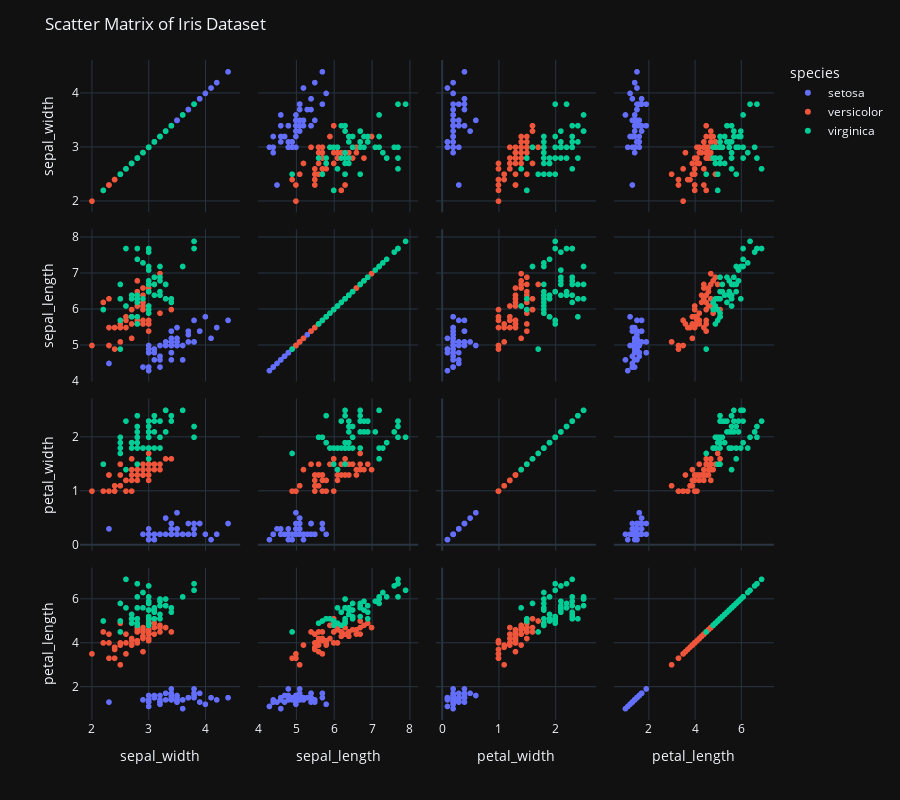

Notebook source saved alongside this figure:
### Code cell
fig=px.scatter_matrix(iris,dimensions=['sepal_width','sepal_length','petal_width','petal_length'],
                                   color='species',
                                   height=800,width=900, template='plotly_dark')
fig.update_layout(
    title='Scatter Matrix of Iris Dataset',
    dragmode='select',
    hovermode='closest'
)
fig.show()

### Figure 1 — Plotly figure (JSON) as saved in the notebook; plotly's stock layout.template omitted (floating-point values rounded to 4 significant figures)
{"data": [{"dimensions": [{"axis": {"matches": true}, "label": "sepal_width", "values": [3.5, 3, 3.2, 3.1, 3.6, 3.9, 3.4, 3.4, 2.9, 3.1, 3.7, 3.4, 3, 3, 4, 4.4, 3.9, 3.5, 3.8, 3.8, 3.4, 3.7, 3.6, 3.3, 3.4, 3, 3.4, 3.5, 3.4, 3.2, 3.1, 3.4, 4.1, 4.2, 3.1, 3.2, 3.5, 3.1, 3, 3.4, 3.5, 2.3, 3.2, 3.5, 3.8, 3, 3.8, 3.2, 3.7, 3.3]}, {"axis": {"matches": true}, "label": "sepal_length", "values": [5.1, 4.9, 4.7, 4.6, 5, 5.4, 4.6, 5, 4.4, 4.9, 5.4, 4.8, 4.8, 4.3, 5.8, 5.7, 5.4, 5.1, 5.7, 5.1, 5.4, 5.1, 4.6, 5.1, 4.8, 5, 5, 5.2, 5.2, 4.7, 4.8, 5.4, 5.2, 5.5, 4.9, 5, 5.5, 4.9, 4.4, 5.1, 5, 4.5, 4.4, 5, 5.1, 4.8, 5.1, 4.6, 5.3, 5]}, {"axis": {"matches": true}, "label": "petal_width", "values": [0.2, 0.2, 0.2, 0.2, 0.2, 0.4, 0.3, 0.2, 0.2, 0.1, 0.2, 0.2, 0.1, 0.1, 0.2, 0.4, 0.4, 0.3, 0.3, 0.3, 0.2, 0.4, 0.2, 0.5, 0.2, 0.2, 0.4, 0.2, 0.2, 0.2, 0.2, 0.4, 0.1, 0.2, 0.1, 0.2, 0.2, 0.1, 0.2, 0.2, 0.3, 0.3, 0.2, 0.6, 0.4, 0.3, 0.2, 0.2, 0.2, 0.2]}, {"axis": {"matches": true}, "label": "petal_length", "values": [1.4, 1.4, 1.3, 1.5, 1.4, 1.7, 1.4, 1.5, 1.4, 1.5, 1.5, 1.6, 1.4, 1.1, 1.2, 1.5, 1.3, 1.4, 1.7, 1.5, 1.7, 1.5, 1, 1.7, 1.9, 1.6, 1.6, 1.5, 1.4, 1.6, 1.6, 1.5, 1.5, 1.4, 1.5, 1.2, 1.3, 1.5, 1.3, 1.5, 1.3, 1.3, 1.3, 1.6, 1.9, 1.4, 1.6, 1.4, 1.5, 1.4]}], "hovertemplate": "species=setosa<br>%{xaxis.title.text}=%{x}<br>%{yaxis.title.text}=%{y}<extra></extra>", "legendgroup": "setosa", "marker": {"color": "#636efa", "symbol": "circle"}, "name": "setosa", "showlegend": true, "type": "splom"}, {"dimensions": [{"axis": {"matches": true}, "label": "sepal_width", "values": [3.2, 3.2, 3.1, 2.3, 2.8, 2.8, 3.3, 2.4, 2.9, 2.7, 2, 3, 2.2, 2.9, 2.9, 3.1, 3, 2.7, 2.2, 2.5, 3.2, 2.8, 2.5, 2.8, 2.9, 3, 2.8, 3, 2.9, 2.6, 2.4, 2.4, 2.7, 2.7, 3, 3.4, 3.1, 2.3, 3, 2.5, 2.6, 3, 2.6, 2.3, 2.7, 3, 2.9, 2.9, 2.5, 2.8]}, {"axis": {"matches": true}, "label": "sepal_length", "values": [7, 6.4, 6.9, 5.5, 6.5, 5.7, 6.3, 4.9, 6.6, 5.2, 5, 5.9, 6, 6.1, 5.6, 6.7, 5.6, 5.8, 6.2, 5.6, 5.9, 6.1, 6.3, 6.1, 6.4, 6.6, 6.8, 6.7, 6, 5.7, 5.5, 5.5, 5.8, 6, 5.4, 6, 6.7, 6.3, 5.6, 5.5, 5.5, 6.1, 5.8, 5, 5.6, 5.7, 5.7, 6.2, 5.1, 5.7]}, {"axis": {"matches": true}, "label": "petal_width", "values": [1.4, 1.5, 1.5, 1.3, 1.5, 1.3, 1.6, 1, 1.3, 1.4, 1, 1.5, 1, 1.4, 1.3, 1.4, 1.5, 1, 1.5, 1.1, 1.8, 1.3, 1.5, 1.2, 1.3, 1.4, 1.4, 1.7, 1.5, 1, 1.1, 1, 1.2, 1.6, 1.5, 1.6, 1.5, 1.3, 1.3, 1.3, 1.2, 1.4, 1.2, 1, 1.3, 1.2, 1.3, 1.3, 1.1, 1.3]}, {"axis": {"matches": true}, "label": "petal_length", "values": [4.7, 4.5, 4.9, 4, 4.6, 4.5, 4.7, 3.3, 4.6, 3.9, 3.5, 4.2, 4, 4.7, 3.6, 4.4, 4.5, 4.1, 4.5, 3.9, 4.8, 4, 4.9, 4.7, 4.3, 4.4, 4.8, 5, 4.5, 3.5, 3.8, 3.7, 3.9, 5.1, 4.5, 4.5, 4.7, 4.4, 4.1, 4, 4.4, 4.6, 4, 3.3, 4.2, 4.2, 4.2, 4.3, 3, 4.1]}], "hovertemplate": "species=versicolor<br>%{xaxis.title.text}=%{x}<br>%{yaxis.title.text}=%{y}<extra></extra>", "legendgroup": "versicolor", "marker": {"color": "#EF553B", "symbol": "circle"}, "name": "versicolor", "showlegend": true, "type": "splom"}, {"dimensions": [{"axis": {"matches": true}, "label": "sepal_width", "values": [3.3, 2.7, 3, 2.9, 3, 3, 2.5, 2.9, 2.5, 3.6, 3.2, 2.7, 3, 2.5, 2.8, 3.2, 3, 3.8, 2.6, 2.2, 3.2, 2.8, 2.8, 2.7, 3.3, 3.2, 2.8, 3, 2.8, 3, 2.8, 3.8, 2.8, 2.8, 2.6, 3, 3.4, 3.1, 3, 3.1, 3.1, 3.1, 2.7, 3.2, 3.3, 3, 2.5, 3, 3.4, 3]}, {"axis": {"matches": true}, "label": "sepal_length", "values": [6.3, 5.8, 7.1, 6.3, 6.5, 7.6, 4.9, 7.3, 6.7, 7.2, 6.5, 6.4, 6.8, 5.7, 5.8, 6.4, 6.5, 7.7, 7.7, 6, 6.9, 5.6, 7.7, 6.3, 6.7, 7.2, 6.2, 6.1, 6.4, 7.2, 7.4, 7.9, 6.4, 6.3, 6.1, 7.7, 6.3, 6.4, 6, 6.9, 6.7, 6.9, 5.8, 6.8, 6.7, 6.7, 6.3, 6.5, 6.2, 5.9]}, {"axis": {"matches": true}, "label": "petal_width", "values": [2.5, 1.9, 2.1, 1.8, 2.2, 2.1, 1.7, 1.8, 1.8, 2.5, 2, 1.9, 2.1, 2, 2.4, 2.3, 1.8, 2.2, 2.3, 1.5, 2.3, 2, 2, 1.8, 2.1, 1.8, 1.8, 1.8, 2.1, 1.6, 1.9, 2, 2.2, 1.5, 1.4, 2.3, 2.4, 1.8, 1.8, 2.1, 2.4, 2.3, 1.9, 2.3, 2.5, 2.3, 1.9, 2, 2.3, 1.8]}, {"axis": {"matches": true}, "label": "petal_length", "values": [6, 5.1, 5.9, 5.6, 5.8, 6.6, 4.5, 6.3, 5.8, 6.1, 5.1, 5.3, 5.5, 5, 5.1, 5.3, 5.5, 6.7, 6.9, 5, 5.7, 4.9, 6.7, 4.9, 5.7, 6, 4.8, 4.9, 5.6, 5.8, 6.1, 6.4, 5.6, 5.1, 5.6, 6.1, 5.6, 5.5, 4.8, 5.4, 5.6, 5.1, 5.1, 5.9, 5.7, 5.2, 5, 5.2, 5.4, 5.1]}], "hovertemplate": "species=virginica<br>%{xaxis.title.text}=%{x}<br>%{yaxis.title.text}=%{y}<extra></extra>", "legendgroup": "virginica", "marker": {"color": "#00cc96", "symbol": "circle"}, "name": "virginica", "showlegend": true, "type": "splom"}], "layout": {"dragmode": "select", "height": 800, "hovermode": "closest", "legend": {"title": {"text": "species"}, "tracegroupgap": 0}, "margin": {"t": 60}, "title": {"text": "Scatter Matrix of Iris Dataset"}, "width": 900}}
